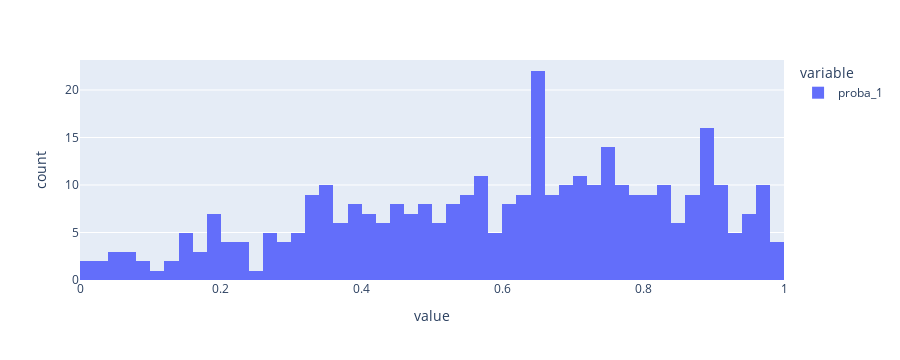

This figure's notebook cell:
### Code cell
px.histogram(strat_bds['XGBoost']['proba_1'].dropna(),nbins=50)

### Figure 1 — Plotly figure (JSON) as saved in the notebook; plotly's stock layout.template omitted (floating-point values rounded to 4 significant figures; data arrays with more than 128 entries replaced by an {"elided": "..."} marker saying what was removed)
{"data": [{"alignmentgroup": "True", "bingroup": "x", "hovertemplate": "variable=proba_1<br>value=%{x}<br>count=%{y}<extra></extra>", "legendgroup": "proba_1", "marker": {"color": "#636efa", "pattern": {"shape": ""}}, "name": "proba_1", "nbinsx": 50, "offsetgroup": "proba_1", "orientation": "v", "showlegend": true, "type": "histogram", "x": {"elided": "359 float values"}, "xaxis": "x", "yaxis": "y"}], "layout": {"barmode": "relative", "height": 360, "legend": {"title": {"text": "variable"}, "tracegroupgap": 0}, "margin": {"t": 60}, "xaxis": {"anchor": "y", "autorange": true, "domain": [0, 1], "range": [4.684e-17, 1], "title": {"text": "value"}, "type": "linear"}, "yaxis": {"anchor": "x", "autorange": true, "domain": [0, 1], "range": [0, 23.16], "title": {"text": "count"}}}}
